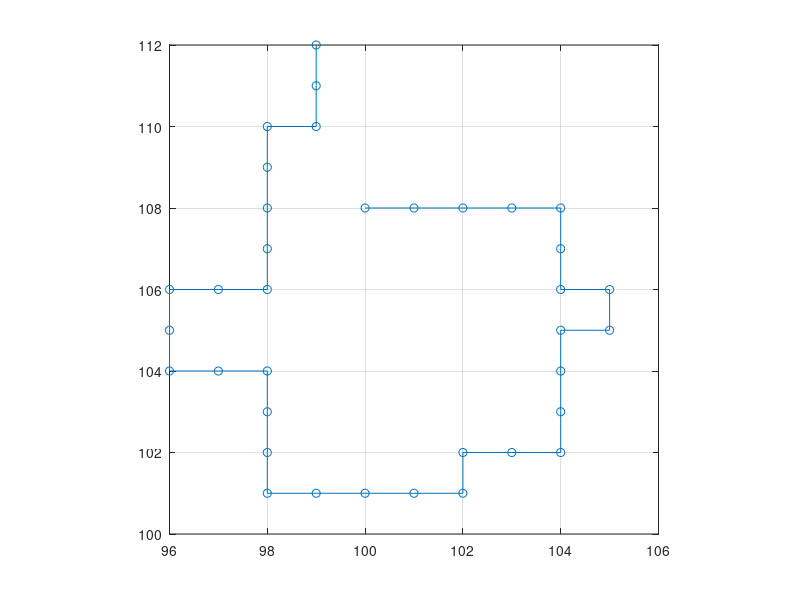
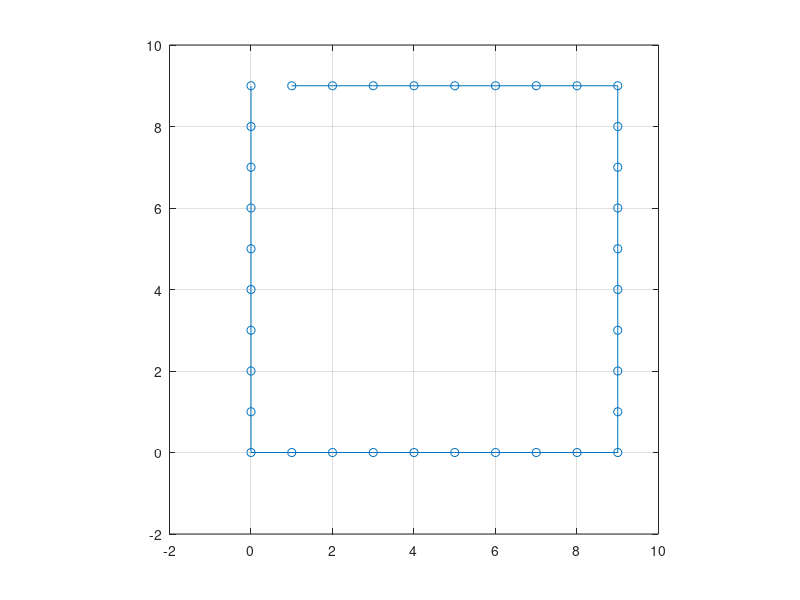

Write the MATLAB code that produced these figures, in order.
cd c:\something
clear all
close all
clc
fig = 0;

number_of_residues = 36;
radius = 8;

x = zeros(1, number_of_residues);
y = x;



x(1) = floor(radius*sin(0*2*pi/number_of_residues)) + 100;
y(1) = floor(radius*cos(0*2*pi/number_of_residues)) + 100;

for i = 2:number_of_residues
    
    s = sin(i*2*pi/number_of_residues);
    c = cos(i*2*pi/number_of_residues);
    if s*c<0
        if s<0
            dx = 1;
            dy = 1;
        else
            dx = -1;
            dy = -1;
        end            
    else
        if s>0
            dx = 1;
            dy = -1;
        else
            dx = -1;
            dy = 1;
        end
    end
   
    pick = rand(1);
    if (pick <= 0.5)
        x(i) = x(i-1) + dx;
        y(i) = y(i-1);
    else
        x(i) = x(i-1);
        y(i) = y(i-1) + dy;
    end       
   
end

fig = fig + 1;
figure(fig)
plot(x,y,'o-')
axis square
grid on

fid = fopen('circular_chain.txt', 'w');
for i=1:number_of_residues
   fprintf(fid,'%6d  %6d\n', x(i), y(i));
end

fclose(fid);

if(3>1)
   x(1:9)   = 1:9;
   x(10:18) = 9;
   x(19:27) = 8:-1:0;
   x(28:36) = 0;
   
   y(1:9)   = 9;
   y(10:18) = 8:-1:0;
   y(19:27) = 0;
   y(28:36) = 1:9;
   
   a = 1:36;
end




fig = fig + 1;
figure(fig)
plot(x,y,'o-')
axis square
axis([-2 10 -2 10])
grid on


fid = fopen('rectangular_chain.txt', 'w');
for i=1:number_of_residues
   fprintf(fid,'%6d  %6d\n', x(i), y(i));
end

fclose(fid);
